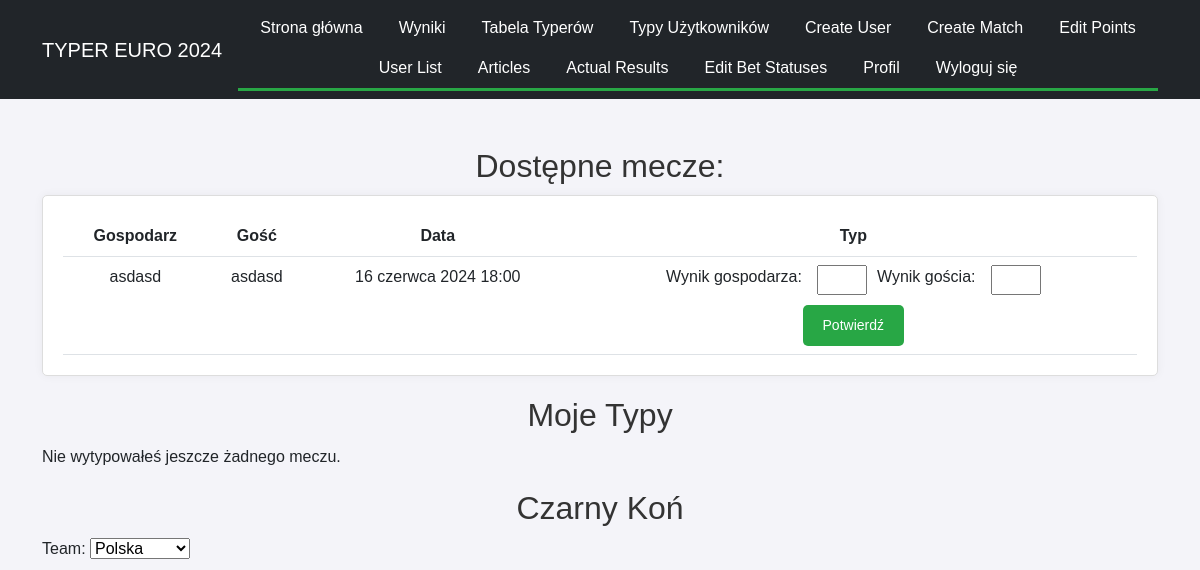
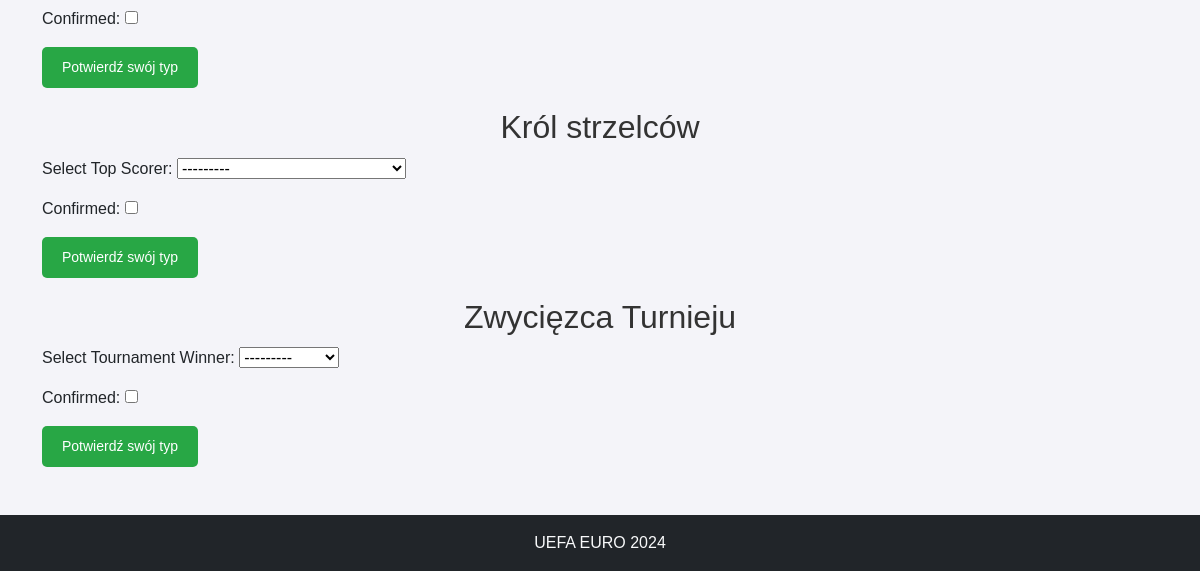
The app's page /betting/ (signed in), older data (2 pictures, top to bottom).
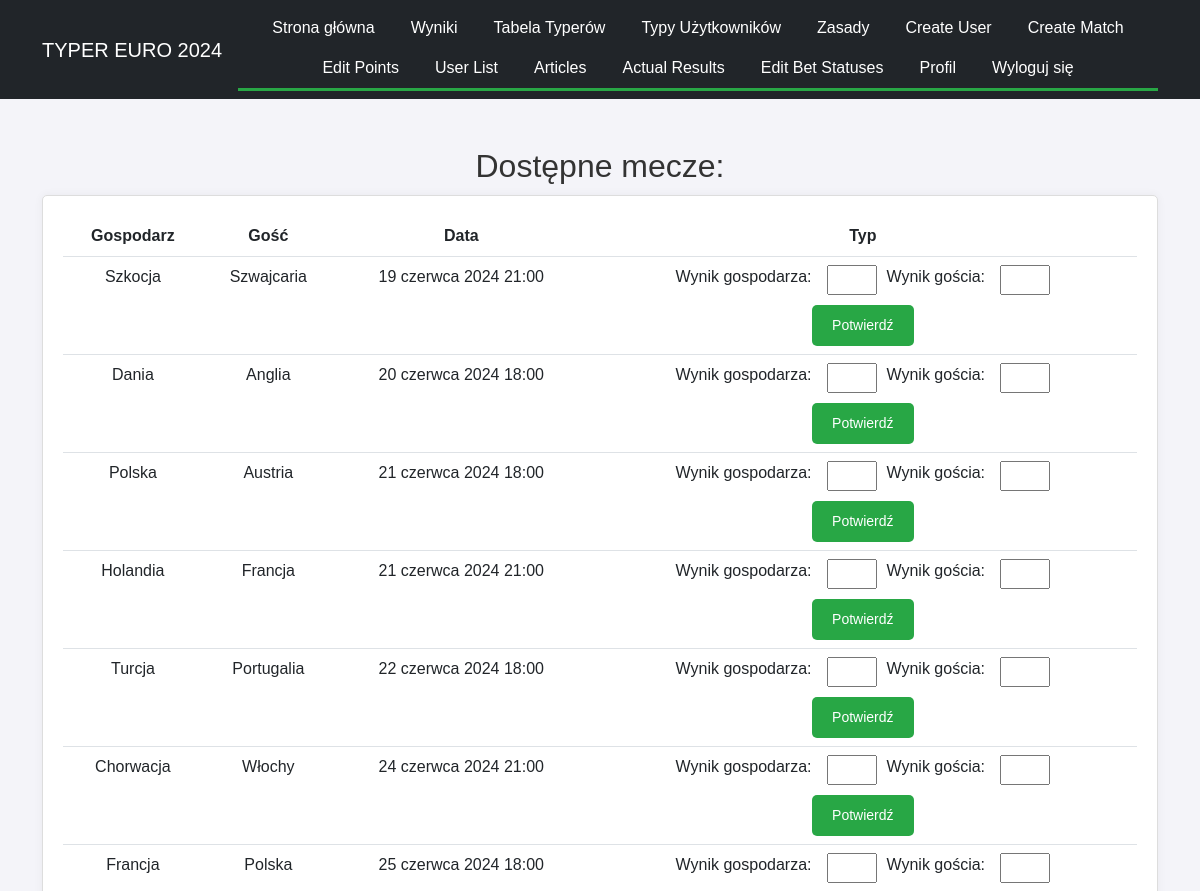
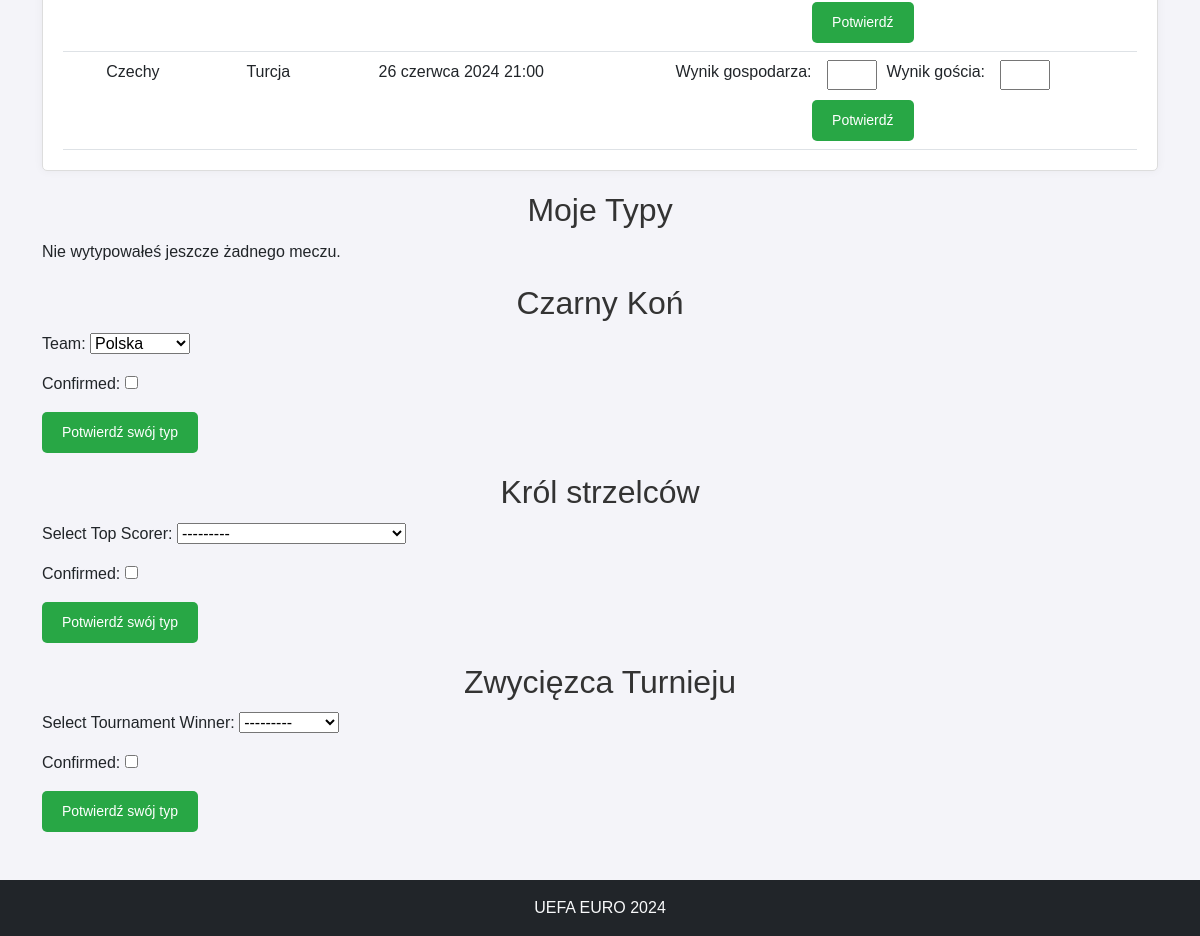
The same page, newer data (2 pictures, top to bottom).
### contest/models.py (models this page shows, shortened)
class Match(models.Model):
    group = models.CharField(max_length=2)
    home_team = models.CharField(max_length=100)
    away_team = models.CharField(max_length=100)
    date = models.DateTimeField()
    place = models.CharField(max_length=100)
    actual_home_team_score = models.IntegerField(null=True, blank=True, default=0)
    actual_away_team_score = models.IntegerField(null=True, blank=True, default=0)
    final_score = models.BooleanField(default=False)

class Article(models.Model):
    title = models.CharField(max_length=200)
    slug = models.SlugField(max_length=200, unique=True, blank=True)
    content = models.TextField()
    author = models.ForeignKey(User, on_delete=models.CASCADE)
    created_at = models.DateTimeField(auto_now_add=True)
    updated_at = models.DateTimeField(auto_now=True)

### contest/views.py (the view)
# urls.py: path('betting/', views.betting, name='betting'),
@login_required
def betting(request):
    available_matches = Match.objects.exclude(
        bet__user=request.user
    ).exclude(final_score=True)
    my_bets = Bet.objects.filter(user=request.user)
    try:
        underdog = UnderdogSelection.objects.get(user=request.user)
    except UnderdogSelection.DoesNotExist:
        underdog = None
    try:
        top_scorer = TopScorerSelection.objects.get(user=request.user)
    except TopScorerSelection.DoesNotExist:
        top_scorer = None
    try:
        tournament_winner = TournamentWinnerSelection.objects.get(user=request.user)
    except TournamentWinnerSelection.DoesNotExist:
        tournament_winner = None
    if request.method == 'POST':
        if 'place_bet' in request.POST:
            match_id = request.POST['place_bet']
            home_team_score = request.POST.get(f'home_team_score_{match_id}')
            away_team_score = request.POST.get(f'away_team_score_{match_id}')
            if home_team_score is not None and away_team_score is not None:
                match = Match.objects.get(id=match_id)
                Bet.objects.create(
                    user=request.user,
                    match=match,
                    home_team_score=home_team_score,
                    away_team_score=away_team_score
                )
                messages.success(request, 'Bet placed successfully!')
            else:
                messages.error(request, 'Please provide valid scores.')
            return redirect('betting')
        if 'confirm_underdog' in request.POST:
            underdog_form = UnderdogForm(request.POST)
            if underdog_form.is_valid():
                underdog_selection = underdog_form.save(commit=False)
                underdog_selection.user = request.user
                underdog_selection.save()
                messages.success(request, 'Underdog selected successfully!')
                return redirect('betting')
        if 'confirm_top_scorer' in request.POST:
            top_scorer_form = TopScorerForm(request.POST)
            if top_scorer_form.is_valid():
                top_scorer_selection = top_scorer_form.save(commit=False)
                top_scorer_selection.user = request.user
                top_scorer_selection.save()
                messages.success(request, 'Top scorer selected successfully!')
                return redirect('betting')
        if 'confirm_winner' in request.POST:
            winner_form = TournamentWinnerForm(request.POST)
            if winner_form.is_valid():
                winner_selection = winner_form.save(commit=False)
                winner_selection.user = request.user
                winner_selection.save()
                messages.success(request, 'Tournament winner selected successfully!')
                return redirect('betting')
    else:
        underdog_form = UnderdogForm(instance=underdog)
        top_scorer_form = TopScorerForm(instance=top_scorer)
        winner_form = TournamentWinnerForm(instance=tournament_winner)
    context = {
        'available_matches': available_matches,
        'my_bets': my_bets,
        'underdog_form': underdog_form,
        'top_scorer_form': top_scorer_form,
        'winner_form': winner_form,
        'underdog': underdog,
        'top_scorer': top_scorer,
        'tournament_winner': tournament_winner,
    }
    return render(request, 'betting.html', context)

### contest/forms.py
class UnderdogForm(forms.ModelForm):
    TEAM_CHOICES = [
        ('Polska', 'Polska'),
        ('Czechy', 'Czechy'),
        ('Serbia', 'Serbia'),
        ('Szkocja', 'Szkocja'),
        ('Austria', 'Austria'),
        ('Turcja', 'Turcja'),
        ('Szwajcaria', 'Szwajcaria'),
        ('Węgry', 'Węgry'),
        ('Albania', 'Albania'),
        ('Słowenia', 'Słowenia'),
        ('Słowacja', 'Słowacja'),
        ('Rumunia', 'Rumunia'),
        ('Ukraina', 'Ukraina'),
        ('Gruzja', 'Gruzja'),
    ]
    team = forms.ChoiceField(choices=TEAM_CHOICES)
    confirmed = forms.BooleanField(required=True)
    class Meta:
        model = UnderdogSelection
        fields = ['team', 'confirmed']

class TopScorerForm(forms.ModelForm):
    player = forms.ModelChoiceField(
        queryset=TopScorer.objects.all().order_by('country', 'player_name'),
        label="Select Top Scorer",
        widget=forms.Select
    )
    confirmed = forms.BooleanField(required=True)
    class Meta:
        model = TopScorerSelection
        fields = ['player', 'confirmed']

### contest/models.py (called while the page is built)
    def __str__(self):
        return f"{self.player_name} ({self.country})"

    def __str__(self):
        return self.name

### contest/templatetags/article_tags.py (called while the page is built)
@register.simple_tag
def get_articles():
    return Article.objects.all()

### contest/templates/betting.html (shortened to what this page needs)
{% extends "base.html" %}
{% block content %}
<h2>Dostępne mecze:</h2>
{% if available_matches %}
    <div class="card">
        <table class="table centered">
            <thead>
                <tr>
                    <th>Gospodarz</th>
                    <th>Gość</th>
                    <th>Data</th>
                    <th>Typ</th>
                </tr>
            </thead>
            <tbody>
                {% for match in available_matches %}
                <tr>
                    <td>{{ match.home_team }}</td>
                    <td>{{ match.away_team }}</td>
                    <td>{{ match.date }}</td>
                    <td>
                        <form method="post" class="bet-form">
                            <div class="bet-inputs">
                                <label for="home_team_score_{{ match.id }}">Wynik gospodarza:</label>
                                <input type="number" name="home_team_score_{{ match.id }}" id="home_team_score_{{ match.id }}">
                                <label for="away_team_score_{{ match.id }}">Wynik gościa:</label>
                                <input type="number" name="away_team_score_{{ match.id }}" id="away_team_score_{{ match.id }}">
                            </div>
                            <button type="submit" class="button">Potwierdź</button>
                        </form>
                    </td>
                </tr>
                {% endfor %}
            </tbody>
        </table>
    </div>
{% else %}
    <p class="centered">Nie masz aktualnie meczów do typowania.</p>
{% endif %}
<h2>Moje Typy</h2>
{% if my_bets %}
<table class="table centered">
    <thead>
        <tr>
            <th>Gospodarz</th>
            <th>Gość</th>
            <th>Wynik gospodarza</th>
            <th>Wynik gościa</th>
        </tr>
    </thead>
    <tbody>
        {% for bet in my_bets %}
        <tr>
            <td>{{ bet.match.home_team }}</td>
            <td>{{ bet.match.away_team }}</td>
            <td>{{ bet.home_team_score }}</td>
            <td>{{ bet.away_team_score }}</td>
        </tr>
        {% endfor %}
    </tbody>
</table>
{% else %}
    <p>Nie wytypowałeś jeszcze żadnego meczu.</p>
{% endif %}
<h2>Czarny Koń</h2>
{% if underdog %}
    <div class="card">
        <p>Twój czarny koń turnieju: <strong>{{ underdog.team }}</strong></p>
    </div>
{% else %}
    <form method="post">
        {{ underdog_form.as_p }}
        <button type="submit" name="confirm_underdog" class="button">Potwierdź swój typ</button>
    </form>
{% endif %}
<h2>Król strzelców</h2>
{% if top_scorer %}
    <div class="card">
        <p>Twój król strzelców: <strong>{{ top_scorer.player }}</strong></p>
    </div>
{% else %}
    <form method="post">
        {{ top_scorer_form.as_p }}
        <button type="submit" name="confirm_top_scorer" class="button">Potwierdź swój typ</button>
    </form>
{% endif %}
<h2>Zwycięzca Turnieju</h2>
{% if tournament_winner %}
    <div class="card">
        <p>Twój zwyciezca turnieju: <strong>{{ tournament_winner.team.name }}</strong></p>
    </div>
{% else %}
    <form method="post">
        {{ winner_form.as_p }}
        <button type="submit" name="confirm_winner" class="button">Potwierdź swój typ</button>
    </form>
{% endif %}
{% endblock %}

### contest/templates/base.html (shortened to what this page needs)
{% load static %}
{% load article_tags %}
<!DOCTYPE html>
<html lang="pl">
<head>
    <link href="https://cdn.jsdelivr.net/npm/bootstrap@5.3.0/dist/css/bootstrap.min.css" rel="stylesheet">
    <link rel="stylesheet" type="text/css" href="{% static 'css/styles.css' %}">
    <link rel="stylesheet" href="https://cdnjs.cloudflare.com/ajax/libs/font-awesome/6.0.0-beta3/css/all.min.css">
</head>
<body>
<nav class="navbar navbar-expand-lg navbar-dark bg-dark">
    <div class="container bg-dark border-0">
        <a class="navbar-brand" href="{% url 'home' %}">TYPER EURO 2024</a>
        <div class="collapse navbar-collapse justify-content-center" id="navbarNav">
            <ul class="navbar-nav bg-dark flex-wrap">
                <li class="nav-item">
                    <a class="nav-link" href="{% url 'home' %}">Strona główna</a>
                </li>
                <li class="nav-item">
                    <a class="nav-link" href="{% url 'results' %}">Wyniki</a>
                </li>
                <li class="nav-item">
                    <a class="nav-link" href="{% url 'leaderboard' %}">Tabela Typerów</a>
                </li>
                <li class="nav-item">
                    <a class="nav-link" href="{% url 'user_predictions' %}">Typy Użytkowników</a>
                </li>
                {% get_articles as articles %}
                {% for article in articles %}
                <li class="nav-item">
                    <a class="nav-link" href="{% url 'view_article' article.slug %}">{{ article.title }}</a>
                </li>
                {% endfor %}
                {% if user.is_authenticated %}
                {% if user.is_superuser %}
                <li class="nav-item">
                    <a class="nav-link" href="{% url 'create_user' %}">Create User</a>
                </li>
                <li class="nav-item">
                    <a class="nav-link" href="{% url 'create_match' %}">Create Match</a>
                </li>
                <li class="nav-item">
                    <a class="nav-link" href="{% url 'edit_points' %}">Edit Points</a>
                </li>
                <li class="nav-item">
                    <a class="nav-link" href="{% url 'user_list' %}">User List</a>
                </li>
                <li class="nav-item">
                    <a class="nav-link" href="{% url 'article_list' %}">Articles</a>
                </li>
                <li class="nav-item">
                    <a class="nav-link" href="{% url 'actual_results' %}">Actual Results</a>
                </li>
                <li class="nav-item">
                    <a class="nav-link" href="{% url 'edit_bet_status' %}">Edit Bet Statuses</a>
                </li>
                {% endif %}
                <li class="nav-item">
                    <a class="nav-link" href="{% url 'profile' %}">Profil</a>
                </li>
                <li class="nav-item">
                    <a class="nav-link" href="#" id="logout-link"
                       onclick="document.getElementById('logout-form').submit(); return false;">Wyloguj się</a>
                </li>
                {% else %}
                <li class="nav-item">
                    <a class="nav-link" href="{% url 'login' %}">Zaloguj się</a>
                </li>
                {% endif %}
            </ul>
        </div>
    </div>
</nav>
<div class="container-fluid container-lg mt-5">
    {% block content %}{% endblock %}
</div>
<footer class="footer bg-dark text-light text-center py-3 mt-5">
    <p class="mb-0">UEFA EURO 2024</p>
</footer>
</body>
</html>

### static/css/styles.css (style rules this page uses)
body { font-family: Arial, sans-serif; margin: 0; padding: 0; background-color: #f4f4f9; }
nav ul { list-style-type: none; padding: 0; margin: 0; background-color: #343a40; display: flex; justify-content: center; border-bottom: 3px solid #28a745; }
nav ul li { margin: 0; }
nav ul li a { display: block; color: white; text-align: center; padding: 15px 20px; text-decoration: none; transition: background-color 0.3s; }
h1, h2 { text-align: center; color: #333; margin-top: 20px; margin-bottom: 10px; }
.card { padding: 20px; margin-bottom: 20px; border: 1px solid #ddd; background-color: #fff; border-radius: 5px; box-shadow: 0 0 10px rgba(0, 0, 0, 0.05); text-align: center; }
.button { display: inline-block; padding: 10px 20px; font-size: 14px; text-align: center; color: white; background-color: #28a745; border: none; border-radius: 5px; cursor: pointer; transition: background-color 0.3s; }
.footer { background-color: #343a40; color: #fff; padding: 10px 0; text-align: center; }
.footer p { margin: 0; }
ul { padding: 0; list-style-type: none; text-align: center; }
ul li { margin-bottom: 10px; }
.bet-form { display: inline-block; text-align: center; }
.bet-inputs { display: flex; justify-content: center; gap: 10px; margin-bottom: 10px; }
.bet-inputs label { display: block; padding-right: 5px; }
.bet-inputs input { width: 50px; text-align: center; }
.table { margin: 0 auto; text-align: center; }
.table tr { text-align: center; }
.centered { margin: 0 auto; text-align: center; }
.navbar-nav .nav-item { margin-left: 10px; margin-right: 10px; }
.navbar-nav .nav-link { color: white !important; }

Row changes from the older to the newer data that the page shows:
no longer on this page (row edited): Match: home_team "asdasd", away_team "asdasd", date "16 czerwca 2024 18:00"
added Article: title "Zasady"
added Match: home_team "Szkocja", away_team "Szwajcaria", date "19 czerwca 2024 21:00"
added Match: home_team "Dania", away_team "Anglia", date "20 czerwca 2024 18:00"
added Match: home_team "Polska", away_team "Austria", date "21 czerwca 2024 18:00"
added Match: home_team "Holandia", away_team "Francja", date "21 czerwca 2024 21:00"
added Match: home_team "Turcja", away_team "Portugalia", date "22 czerwca 2024 18:00"
added Match: home_team "Chorwacja", away_team "Włochy", date "24 czerwca 2024 21:00"
added Match: home_team "Francja", away_team "Polska", date "25 czerwca 2024 18:00"
added Match: home_team "Czechy", away_team "Turcja", date "26 czerwca 2024 21:00"
